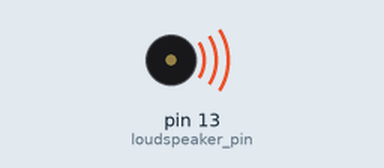
Recording of a sketch running on a simulated Arduino Uno, built with avr-gcc and run on an emulated ATmega328P. Parts: buzzer (waves = sounding).

Above: at 0.1 s.
Timing chart, 0 to 40.0 s (numbered marks = the images above):
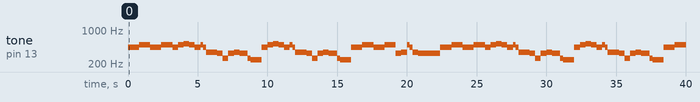

Measured:
- by itself, tone on pin 13 (loudspeaker_pin): plays 440 Hz for 0.80 s, 494 Hz for 0.80 s, 440 Hz for 0.80 s, 494 Hz for 0.80 s, 440 Hz for 0.40 s, 494 Hz for 0.40 s … (80 notes in this stretch)

The sketch:

music.ino
```cpp
const int loudspeaker_pin = 13;
const int base_time = 16 * 100; // 16の倍数が都合がいい

void setup()
{
  pinMode( loudspeaker_pin, OUTPUT);
}

void loop()
{
  tone(loudspeaker_pin, 440);
  delay(base_time / 4);
  tone(loudspeaker_pin, 440);
  delay(base_time / 4);
  tone(loudspeaker_pin, 494);
  delay(base_time / 2);
  tone(loudspeaker_pin, 440);
  delay(base_time / 4);
  tone(loudspeaker_pin, 440);
  delay(base_time / 4);
  tone(loudspeaker_pin, 494);
  delay(base_time / 2);

  tone(loudspeaker_pin, 440);
  delay(base_time / 4);
  tone(loudspeaker_pin, 494);
  delay(base_time / 4);
  tone(loudspeaker_pin, 523);
  delay(base_time / 4);
  tone(loudspeaker_pin, 494);
  delay(base_time / 4);
  tone(loudspeaker_pin, 440);
  delay(base_time / 4);
  tone(loudspeaker_pin, 494);
  delay(base_time / 8);
  tone(loudspeaker_pin, 440);
  delay(base_time / 8);
  tone(loudspeaker_pin, 349);
  delay(base_time / 2);
  tone(loudspeaker_pin, 330);
  delay(base_time / 4);
  tone(loudspeaker_pin, 262);
  delay(base_time / 4);
  tone(loudspeaker_pin, 330);
  delay(base_time / 4);
  tone(loudspeaker_pin, 349);
  delay(base_time / 4);
  tone(loudspeaker_pin, 330);
  delay(base_time / 4);
  tone(loudspeaker_pin, 330);
  delay(base_time / 8);
  tone(loudspeaker_pin, 262);
  delay(base_time / 8);
  tone(loudspeaker_pin, 247);
  delay(base_time / 2);

  tone(loudspeaker_pin, 440);
  delay(base_time / 4);
  tone(loudspeaker_pin, 494);
  delay(base_time / 4);
  tone(loudspeaker_pin, 523);
  delay(base_time / 4);
  tone(loudspeaker_pin, 494);
  delay(base_time / 4);
  tone(loudspeaker_pin, 440);
  delay(base_time / 4);
  tone(loudspeaker_pin, 494);
  delay(base_time / 8);
  tone(loudspeaker_pin, 440);
  delay(base_time / 8);
  tone(loudspeaker_pin, 349);
  delay(base_time / 2);
  tone(loudspeaker_pin, 330);
  delay(base_time / 4);
  tone(loudspeaker_pin, 262);
  delay(base_time / 4);
  tone(loudspeaker_pin, 330);
  delay(base_time / 4);
  tone(loudspeaker_pin, 349);
  delay(base_time / 4);
  tone(loudspeaker_pin, 330);
  delay(base_time / 4);
  tone(loudspeaker_pin, 330);
  delay(base_time / 8);
  tone(loudspeaker_pin, 262);
  delay(base_time / 8);
  tone(loudspeaker_pin, 247);
  delay(base_time / 2);

  tone(loudspeaker_pin, 440);
  delay(base_time / 4);
  tone(loudspeaker_pin, 440);
  delay(base_time / 4);
  tone(loudspeaker_pin, 494);
  delay(base_time / 2);
  tone(loudspeaker_pin, 440);
  delay(base_time / 4);
  tone(loudspeaker_pin, 440);
  delay(base_time / 4);
  tone(loudspeaker_pin, 494);
  delay(base_time / 2);
  tone(loudspeaker_pin, 330);
  delay(base_time / 4);
  tone(loudspeaker_pin, 349);
  delay(base_time / 4);
  tone(loudspeaker_pin, 494);
  delay(base_time / 8);
  tone(loudspeaker_pin, 440);
  delay(base_time / 8);
  tone(loudspeaker_pin, 349);
  delay(base_time / 4);
  tone(loudspeaker_pin, 330);
  delay(base_time / 1);

}
```
